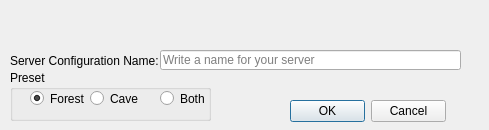
<?xml version="1.0" encoding="UTF-8"?>
<ui version="4.0">
 <class>NewDialog</class>
 <widget class="QWidget" name="NewDialog">
  <property name="windowModality">
   <enum>Qt::ApplicationModal</enum>
  </property>
  <property name="geometry">
   <rect>
    <x>0</x>
    <y>0</y>
    <width>489</width>
    <height>130</height>
   </rect>
  </property>
  <property name="windowTitle">
   <string>NewServer</string>
  </property>
  <widget class="QLabel" name="serverConfigLabel">
   <property name="geometry">
    <rect>
     <x>10</x>
     <y>50</y>
     <width>151</width>
     <height>21</height>
    </rect>
   </property>
   <property name="toolTip">
    <string extracomment="Set the name of your server"/>
   </property>
   <property name="toolTipDuration">
    <number>1</number>
   </property>
   <property name="text">
    <string>Server Configuration Name:</string>
   </property>
  </widget>
  <widget class="QLineEdit" name="NewServerConfigName">
   <property name="geometry">
    <rect>
     <x>160</x>
     <y>50</y>
     <width>301</width>
     <height>20</height>
    </rect>
   </property>
   <property name="placeholderText">
    <string>Write a name for your server</string>
   </property>
  </widget>
  <widget class="QDialogButtonBox" name="buttonBox">
   <property name="geometry">
    <rect>
     <x>290</x>
     <y>100</y>
     <width>156</width>
     <height>23</height>
    </rect>
   </property>
   <property name="focusPolicy">
    <enum>Qt::StrongFocus</enum>
   </property>
   <property name="toolTipDuration">
    <number>-1</number>
   </property>
   <property name="standardButtons">
    <set>QDialogButtonBox::Cancel|QDialogButtonBox::Ok</set>
   </property>
  </widget>
  <widget class="QGroupBox" name="preset">
   <property name="geometry">
    <rect>
     <x>10</x>
     <y>70</y>
     <width>201</width>
     <height>51</height>
    </rect>
   </property>
   <property name="title">
    <string>Preset</string>
   </property>
   <widget class="QRadioButton" name="preset_forest">
    <property name="geometry">
     <rect>
      <x>20</x>
      <y>20</y>
      <width>82</width>
      <height>17</height>
     </rect>
    </property>
    <property name="text">
     <string>Forest</string>
    </property>
    <property name="checked">
     <bool>true</bool>
    </property>
   </widget>
   <widget class="QRadioButton" name="preset_cave">
    <property name="geometry">
     <rect>
      <x>80</x>
      <y>20</y>
      <width>82</width>
      <height>17</height>
     </rect>
    </property>
    <property name="text">
     <string>Cave</string>
    </property>
   </widget>
   <widget class="QRadioButton" name="preset_both">
    <property name="geometry">
     <rect>
      <x>150</x>
      <y>20</y>
      <width>82</width>
      <height>17</height>
     </rect>
    </property>
    <property name="text">
     <string>Both</string>
    </property>
   </widget>
  </widget>
 </widget>
 <layoutdefault spacing="6" margin="11"/>
 <resources/>
 <connections>
  <connection>
   <sender>buttonBox</sender>
   <signal>rejected()</signal>
   <receiver>NewDialog</receiver>
   <slot>close()</slot>
   <hints>
    <hint type="sourcelabel">
     <x>367</x>
     <y>111</y>
    </hint>
    <hint type="destinationlabel">
     <x>244</x>
     <y>64</y>
    </hint>
   </hints>
  </connection>
 </connections>
</ui>
